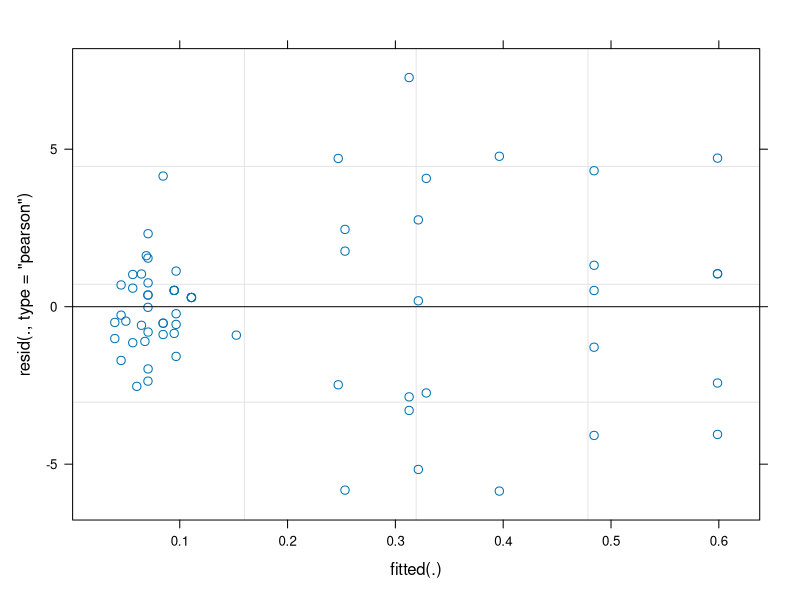
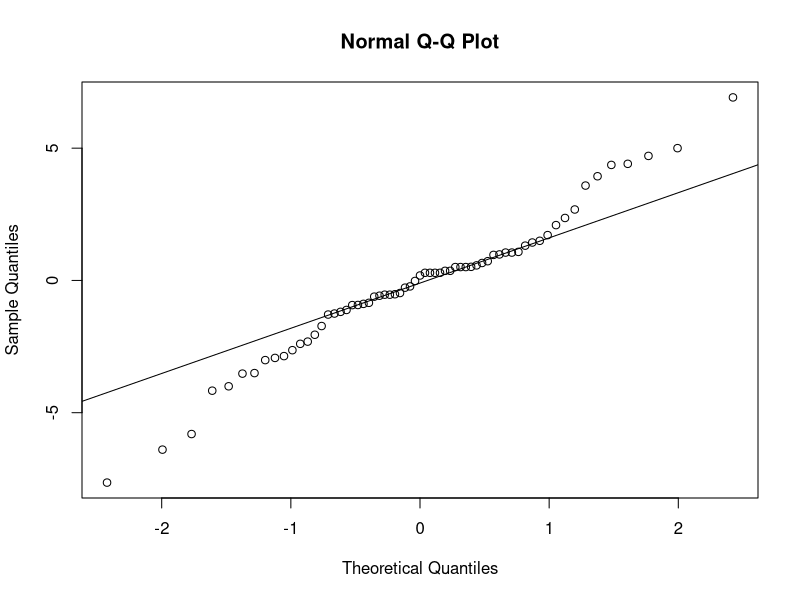

The R script that drew these images, in order: (Note: this script raises an error after producing the figures.)
# Linear regression of Lehmann lovegrass cover by treatment and agave p/a
# Jeffrey C. Oliver
# jcoliver@email.arizona.edu
# 2021-09-09

rm(list = ls())

################################################################################
# Use mixed-effects logistic regression to test for an effect of hand-pulling 
# and weed-eating treatments on lovegrass percent cover. Presence or absence of
# an agave is also included in the model.

# Corresponds to 2.2 in deprecated agave-lovegrass-report, but analysis here 
# better models the response variable

# Cover ~ Treatment + Agave present/absent
# Binomial ~ Categorical + Categorical(Binary)

library(car)         # Levine test for homogeneity
library(dplyr)       # data wrangling
library(lme4)        # mixed model

cover_data <- read.csv(file = "data/agave-data.csv", 
                       stringsAsFactors = FALSE)

# Restrict data to only control and hand-pulling
cover_data <- cover_data %>%
  filter(Treatment %in% c("C", "H", "W"))

# Create unique combinations of plot & Row for random effects
cover_data <- cover_data %>%
  mutate(plotrow = paste0(plot, "-", Row))

# Treat predictors as a factors
cover_data$Treatment <- factor(cover_data$Treatment)
cover_data$Status <- factor(cover_data$Status)

# Since cover ranges from 0 to 100 percent, should be treated as binomial 
# response variable; recode to 0-1 scale (in model) and add 100 as weights
cover_data <- cover_data %>%
  mutate(weights = 100)

# Run glm with plotrow as random effect
cover_model_pa <- lme4::glmer(formula = aerial_cover/weights ~ Treatment + Status + (1|plotrow),
                              data = cover_data,
                              family = "binomial",
                              weights = weights)

# Check assumptions of linear regression
# Look at fitted vs. residuals
plot(cover_model_pa, which = 1)

# Q-Q plot for normality of residuals
qqnorm(resid(cover_model_pa))
qqline(resid(cover_model_pa))

# Levene test for homogeneity
car::leveneTest(resid(cover_model_pa) ~ cover_data$Treatment)
# Levene's Test for Homogeneity of Variance (center = median)
#       Df F value    Pr(>F)    
# group  2  17.639 8.623e-07 ***
#       62                      
# Quite heteroscetastic

# But does this matter?
# https://doi.org/10.1111/2041-210X.13434
# Maybe not too much, but inferences should be interpreted with caution and 
# future work with larger sample sizes and/or different experimental design
# should be encouraged
# Attempts at using sandwich & lmtest::coeftest did not work

cover_pa_summary <- summary(cover_model_pa)

# Extract coefficients
cover_pa_coeffs <- cover_pa_summary$coefficients

# Coerce to a data frame
cover_pa_coeffs <- as.data.frame(cover_pa_coeffs)

# Add rownames as first column
cover_pa_coeffs <- cbind(Predictor = rownames(cover_pa_coeffs),
                         cover_pa_coeffs)
rownames(cover_pa_coeffs) <- NULL

# Update column names
colnames(cover_pa_coeffs) <- c("Predictor", "Estimate", "Std.Error", 
                               "z.value", "p.value")

# Replace "Treatment" values
cover_pa_coeffs$Predictor <- gsub(pattern = "TreatmentH",
                                  replacement = "Hand-pulling",
                                  x = cover_pa_coeffs$Predictor)
cover_pa_coeffs$Predictor <- gsub(pattern = "TreatmentW",
                                  replacement = "Weed-eating",
                                  x = cover_pa_coeffs$Predictor)

# Replace Status1 with human-readable version
cover_pa_coeffs$Predictor <- gsub(pattern = "Status1",
                                  replacement = "Agave presence",
                                  x = cover_pa_coeffs$Predictor)

# Ensure small p-values are not shown as zero
cover_pa_coeffs$p.value <- as.character(ifelse(
  test = cover_pa_coeffs$p.value < 1e-5,
  yes = signif(x = cover_pa_coeffs$p.value, digits = 5),
  no = round(x = cover_pa_coeffs$p.value, digits = 5)))

write.csv(x = cover_pa_coeffs, 
          file = "output/lovegrass-cover-pa-analysis-out.csv",
          row.names = FALSE)
